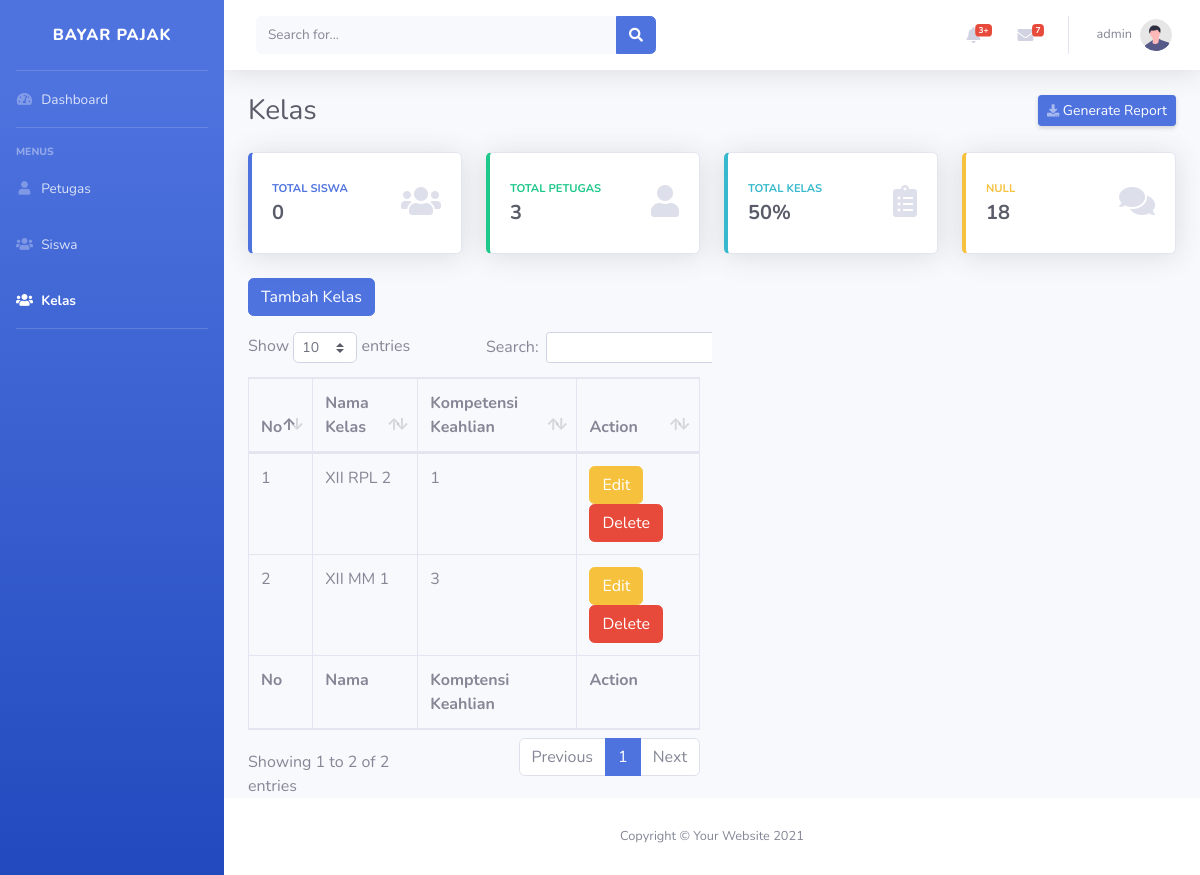
The app's page /admin/kelas (signed in), older data.
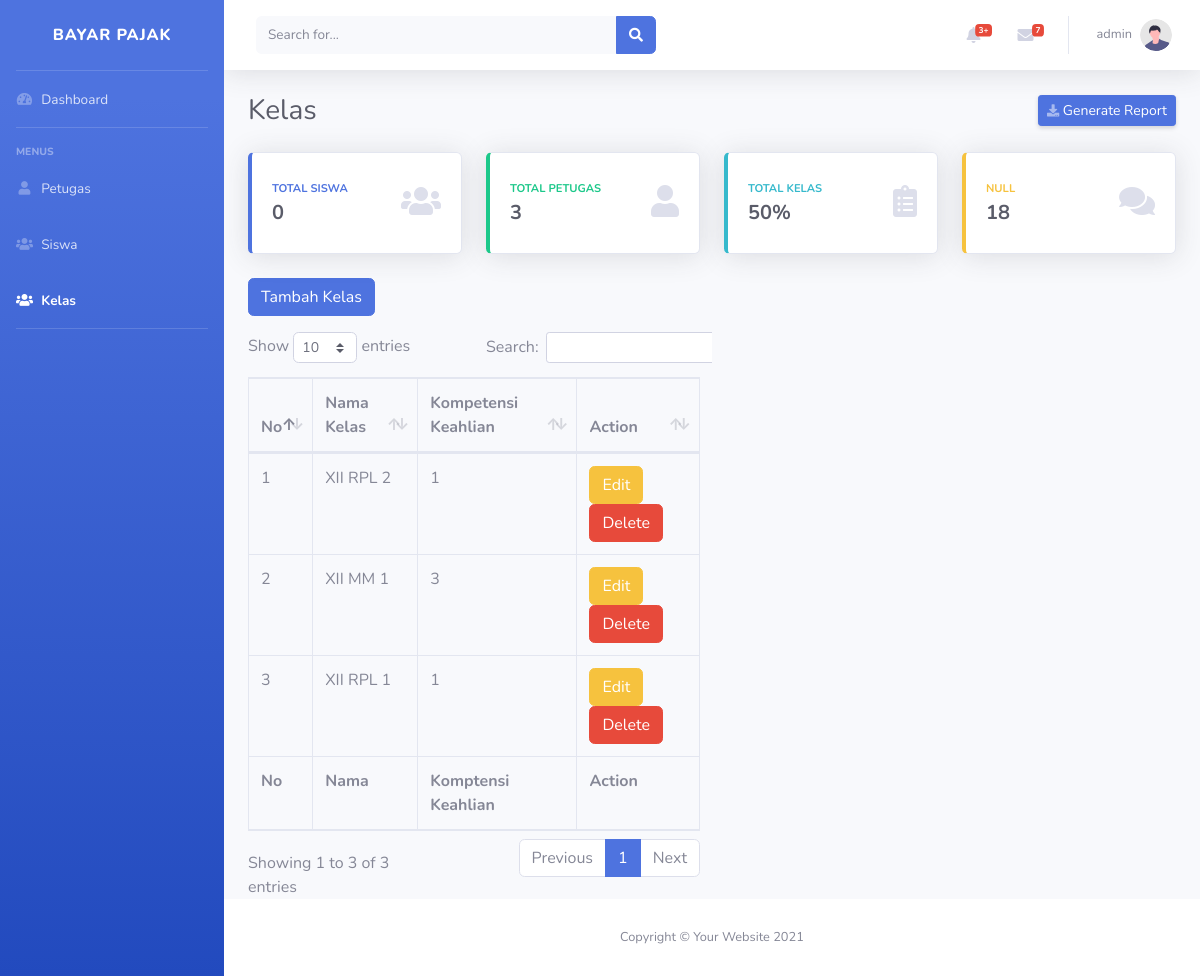
The same page, newer data.
### tables this page shows
CREATE TABLE `kelas` (
  `id` int(11) NOT NULL,
  `nama` varchar(255) NOT NULL,
  `kompetensi_keahlian` int(11) NOT NULL
);

### app/core/Controller.php (called while the page is built, shortened)
<?php
class Controller{
    public function view($view, $data = [], $fixedData = []){
        require_once("../app/views/$view.php");
    }
    public function model($model){
        return new $model;
    }
}

### app/controllers/Admin.php (called while the page is built, shortened)
<?php
class Admin extends Controller{
    public function setFixedData(){
        $this->fixedData = [
            'totalSiswa' => $this->model("User_model")->countAllSiswa(),
            'totalPetugas' => $this->model("User_model")->countAllPetugas(),
        ];
        return $this->fixedData;
    }
    public function kelas(){
        $data = [
            'kelas' => $this->model("Kelas_model")->getAllKelas(),
            'section' => 'kelas',
        ];
        $this->view("admin/kelas/index", $data, $this->setFixedData());
    }
}

### app/core/App.php (called while the page is built, shortened)
<?php
class App{
    protected $method = "index";
    protected $params = [];
    public function __construct(){
        $url = $this->parseUrl();
        if(isset($url[0])){
            if(file_exists("../app/controllers/" . $url[0] . ".php")){
                unset($url[0]);
            }
        }
        $this->controller = new $this->controller;
        if(isset($url[1])){
            if(method_exists($this->controller, $url[1])){
                $this->method = $url[1];
            }
        }
        call_user_func_array([$this->controller, $this->method], $this->params);
    }
    public function parseUrl(){
        if(isset($_GET['url'])){
            $url = rtrim($_GET['url'], "/");
            $url = filter_var($url, FILTER_SANITIZE_URL);
            $url = explode("/", $url);
            return $url;
        };
    }
}

### public/index.php (called while the page is built, shortened)
<?php
$app = new App();

### app/core/Database.php (called while the page is built, shortened)
<?php
class Database{
    private $host = DB_HOST;
    private $user = DB_USER;
    private $pass = DB_PASS;
    private $db = DB_NAME;
    private $dbh;
    private $stmt;
    public function __construct(){
        $dsn = "mysql:host=$this->host;dbname=$this->db";
        $options = [
            PDO::ATTR_PERSISTENT => true,
            PDO::ATTR_ERRMODE => PDO::ERRMODE_EXCEPTION
        ];
        try{
            $this->dbh = new PDO($dsn, $this->user, $this->pass, $options);
        } catch(PDOException $e){
            die($e->getMessage());
        }
    }
    public function query($query){
        $this->stmt = $this->dbh->prepare($query);
    }
    public function execute(){
        $this->stmt->execute();
    }
    public function resultAll(){
        $this->execute();
        return $this->stmt->fetchAll(PDO::FETCH_ASSOC);
    }
}

### app/models/Kelas_model.php (called while the page is built, shortened)
<?php
class Kelas_model{
    private $kelas = 'kelas';
    private $db;
    public function __construct()
    {
        $this->db = new Database();
    }
    public function getAllKelas(){
        $this->db->query("SELECT * FROM $this->kelas");
        return $this->db->resultAll();
    }
}

### app/views/admin/kelas/index.php (the view, shortened to what the changed rows need)
<div id="wrapper">
    <div id="content-wrapper" class="d-flex flex-column">
        <div id="content">
            <div class="container-fluid">
                <div class="d-sm-flex align-items-center justify-content-between mb-4">
                    <h1 class="h3 mb-0 text-gray-800">Kelas</h1>
                </div>
                <div class="row">
                <div class="col-6 table-responsive">
                            <table class="table table-bordered" id="dataTable" width="100%" cellspacing="0">
                                <thead>
                                    <tr>
                                        <th>No</th>
                                        <th>Nama Kelas</th>
                                        <th>Kompetensi Keahlian</th>
                                        <th>Action</th>
                                    </tr>
                                </thead>
                                <tfoot>
                                    <tr>
                                        <th>No</th>
                                        <th>Nama</th>
                                        <th>Komptensi Keahlian</th>
                                        <th>Action</th>
                                    </tr>
                                </tfoot>
                                <tbody>
                                    <?php $i = 1; ?>
                                    <?php foreach($data['kelas'] as $kelas): ?>
                                    <tr>
                                        <td><?= $i ?></td>
                                        <td><?= $kelas['nama']?></td>
                                        <td><?= $kelas['kompetensi_keahlian']?></td>
                                        <td>
                                            <a href="<?= BURL ?>/admin/editKelas/<?= $kelas['id']?>" class="btn btn-warning">Edit</a>
                                            <form action="<?= BURL?>/admin/deleteKelas" method="POST" class="d-inline">
                                                <button class="btn btn-danger" onclick="return confirm('Yakin ingin menghapus <?= $kelas['nama']?>?')" type="submit">Delete</button>
                                            </form>
                                        </td>
                                    </tr>
                                    <?php $i++ ?>
                                    <?php endforeach ?>
                                </tbody>
                            </table>
                        </div>
                </div>
        </div>
    </div>
</div>

Row changes from the older to the newer data that the page shows:
added kelas: nama "XII RPL 1", kompetensi_keahlian "1"
Text that changed along with them:
text written by a page script: "Show entries Search: Showing 1 to 2 of 2 entries Previous 1 Next" → "Show entries Search: Showing 1 to 3 of 3 entries Previous 1 Next"
